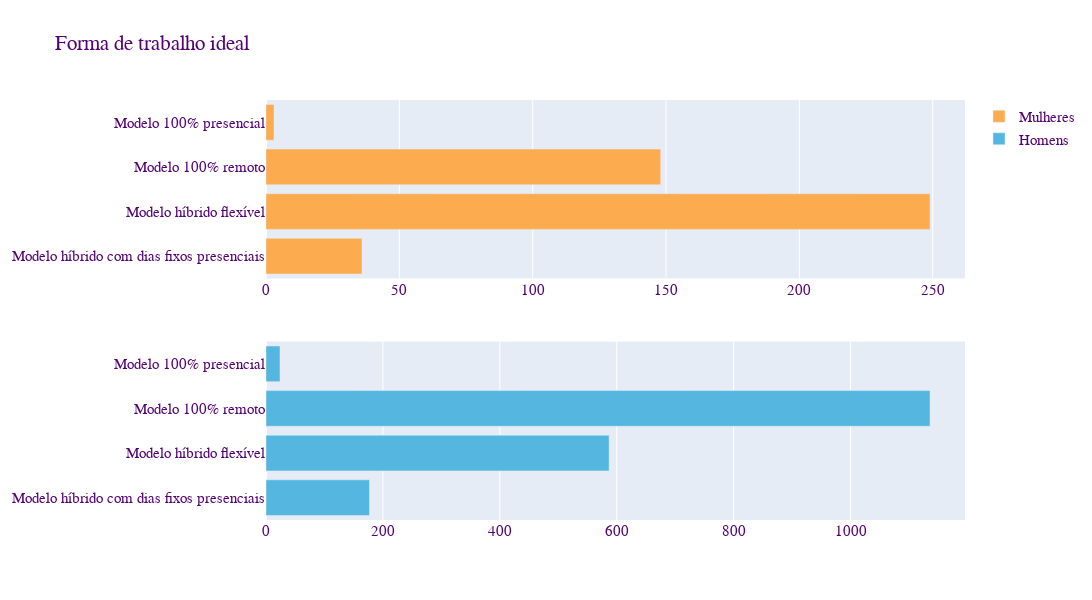

Notebook code for this chart:
### Markdown cell above
### Forma de trabalho ideal

### Code cell
fig = make_subplots(rows=2, cols=1)
labels = [
          'Modelo híbrido com dias fixos presenciais',
          'Modelo híbrido flexível',
          'Modelo 100% remoto',
          'Modelo 100% presencial',
        ]

fig.add_trace(
    go.Bar(
            x=df_fem['Qual a forma de trabalho ideal para você?'].value_counts(sort=False),
            y=labels,
            textposition="inside",
            orientation='h', 
            name='Mulheres',
            marker_color=COR_FEM
            ), row=1, col=1
)

fig.add_trace(
    go.Bar(
            x=df_masc['Qual a forma de trabalho ideal para você?'].value_counts(sort=False),
            y=labels,
            textposition="none",
            orientation='h', 
            name='Homens', marker_color=COR_MASC
            ), row=2, col=1
)

fig.update_layout(height=600, width=1400, 
                  title_text="Forma de trabalho ideal",
                  font=fonte,
                  )
fig.show()

### Figure 1 — Plotly figure (JSON) as saved in the notebook; plotly's stock layout.template omitted (floating-point values rounded to 4 significant figures)
{"data": [{"marker": {"color": "rgb(252, 171, 78)"}, "name": "Mulheres", "orientation": "h", "textposition": "inside", "type": "bar", "x": [36, 249, 148, 3], "xaxis": "x", "y": ["Modelo híbrido com dias fixos presenciais", "Modelo híbrido flexível", "Modelo 100% remoto", "Modelo 100% presencial"], "yaxis": "y"}, {"marker": {"color": "rgb(85, 183, 224)"}, "name": "Homens", "orientation": "h", "textposition": "none", "type": "bar", "x": [177, 587, 1136, 24], "xaxis": "x2", "y": ["Modelo híbrido com dias fixos presenciais", "Modelo híbrido flexível", "Modelo 100% remoto", "Modelo 100% presencial"], "yaxis": "y2"}], "layout": {"font": {"color": "rgb(84, 3, 117)", "family": "Arial", "size": 15}, "height": 600, "title": {"text": "Forma de trabalho ideal"}, "width": 1400, "xaxis": {"anchor": "y", "domain": [0, 1]}, "xaxis2": {"anchor": "y2", "domain": [0, 1]}, "yaxis": {"anchor": "x", "domain": [0.575, 1]}, "yaxis2": {"anchor": "x2", "domain": [0, 0.425]}}}
